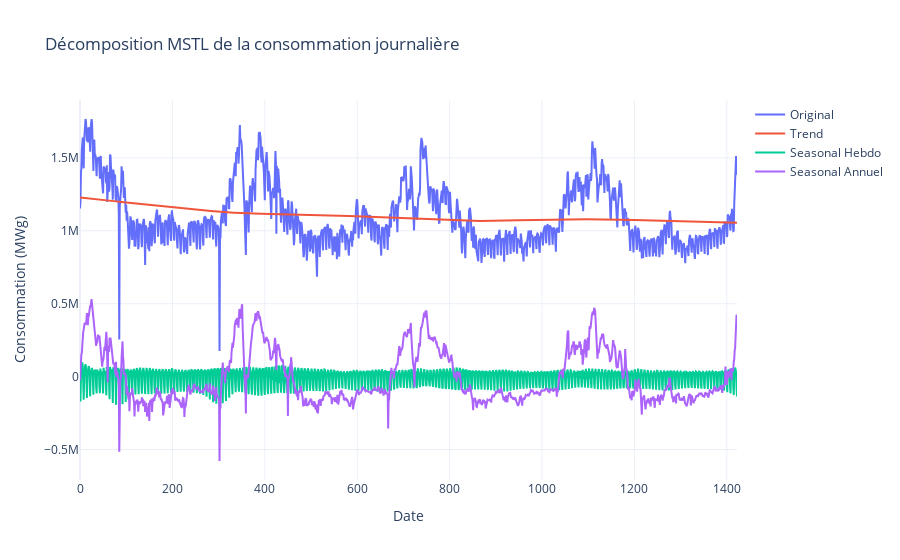
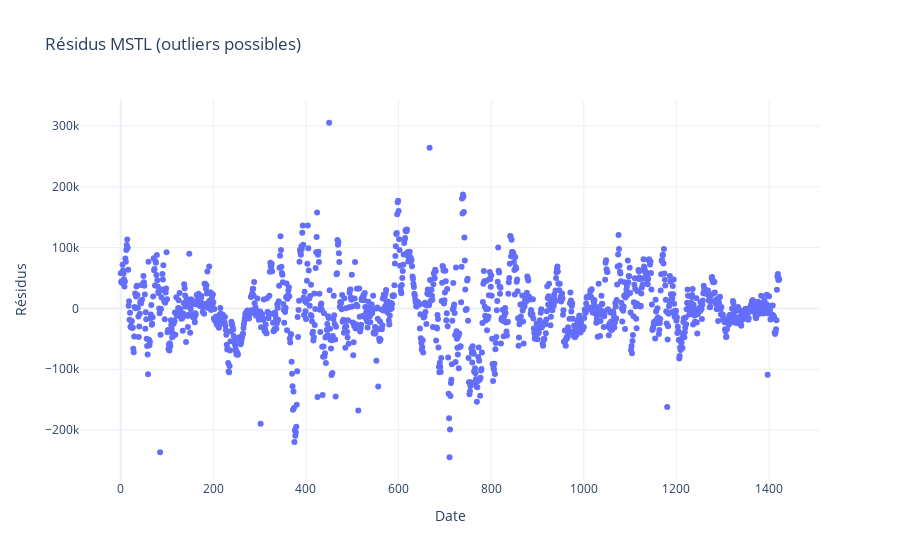

Source (notebook cell) for these figures, in order:
### Markdown cell above
### 📊 Analyse graphique de la consommation journalière

- **Multi-saisonnalité visible** :  
  - Saisonnalité hebdomadaire (week-end vs semaine).  
  - Saisonnalité annuelle (été vs hiver).  

- **Outliers ponctuels** :  
  - Quelques valeurs extrêmes apparaissent (ex. Mars 2027, Octobre 2022).  
  - Ces points peuvent correspondre à des événements exceptionnels ou des erreurs dans les données.  

- **Trend** :  
  - Aucun trend clair n’est visible à l’œil nu sur la série brute.  
  - La tendance pourrait être masquée par la multi-saisonnalité et le bruit quotidien.  

💡 Remarque : Pour mieux analyser le trend et séparer les composantes saisonnières, une décomposition STL ou un modèle type TBATS/Prophet sera nécessaire.

### Code cell
mstl = MSTL(df['daily_conso_mgw'], periods=[7, 365])
res = mstl.fit()

df['trend'] = res.trend
df['seasonal_7'] = res.seasonal['seasonal_7']
df['seasonal_365'] = res.seasonal['seasonal_365']
df['resid'] = res.resid

fig = go.Figure()
fig.add_trace(go.Scatter(x=df.index, y=df['daily_conso_mgw'], mode='lines', name='Original'))
fig.add_trace(go.Scatter(x=df.index, y=df['trend'], mode='lines', name='Trend'))
fig.add_trace(go.Scatter(x=df.index, y=df['seasonal_7'], mode='lines', name='Seasonal Hebdo'))
fig.add_trace(go.Scatter(x=df.index, y=df['seasonal_365'], mode='lines', name='Seasonal Annuel'))

fig.update_layout(title='Décomposition MSTL de la consommation journalière',
                  xaxis_title='Date',
                  yaxis_title='Consommation (MWg)',
                  template='plotly_white')
fig.show()

# Résidus
fig_resid = go.Figure()
fig_resid.add_trace(go.Scatter(x=df.index, y=df['resid'], mode='markers', name='Résidus'))
fig_resid.update_layout(title='Résidus MSTL (outliers possibles)',
                        xaxis_title='Date',
                        yaxis_title='Résidus',
                        template='plotly_white')
fig_resid.show()

### Figure 1 — Plotly figure (JSON) as saved in the notebook; plotly's stock layout.template omitted (floating-point values rounded to 4 significant figures; data arrays with more than 128 entries replaced by an {"elided": "..."} marker saying what was removed)
{"data": [{"mode": "lines", "name": "Original", "type": "scatter", "x": {"elided": "1423 int values"}, "y": {"elided": "1423 int values"}}, {"mode": "lines", "name": "Trend", "type": "scatter", "x": {"elided": "1423 int values"}, "y": {"elided": "1423 float values"}}, {"mode": "lines", "name": "Seasonal Hebdo", "type": "scatter", "x": {"elided": "1423 int values"}, "y": {"elided": "1423 float values"}}, {"mode": "lines", "name": "Seasonal Annuel", "type": "scatter", "x": {"elided": "1423 int values"}, "y": {"elided": "1423 float values"}}], "layout": {"title": {"text": "Décomposition MSTL de la consommation journalière"}, "xaxis": {"title": {"text": "Date"}}, "yaxis": {"title": {"text": "Consommation (MWg)"}}}}

### Figure 2 — Plotly figure (JSON) as saved in the notebook; plotly's stock layout.template omitted (floating-point values rounded to 4 significant figures; data arrays with more than 128 entries replaced by an {"elided": "..."} marker saying what was removed)
{"data": [{"mode": "markers", "name": "Résidus", "type": "scatter", "x": {"elided": "1423 int values"}, "y": {"elided": "1423 float values"}}], "layout": {"title": {"text": "Résidus MSTL (outliers possibles)"}, "xaxis": {"title": {"text": "Date"}}, "yaxis": {"title": {"text": "Résidus"}}}}
